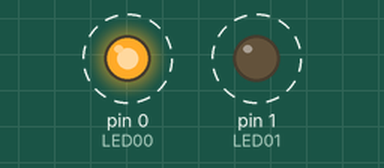
Simulated run of this sketch. Board: Arduino Uno, built with avr-gcc and run on an emulated ATmega328P. Shown: output pins drawn as LEDs (lit = HIGH). Dashed ring = blinking.

Above: at 0.2 s.
Timing chart, 0 to 3.0 s (numbered marks = the images above):
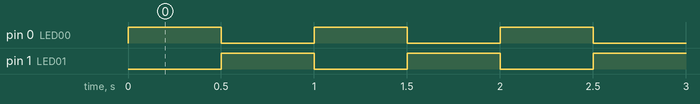

The sketch:

MeAuriga2LEDs.ino
```cpp
int LED00 = 0; //Blue LED
int LED01  = 1; // Red LED

void setup()
{
  pinMode( LED00, OUTPUT);
  pinMode( LED01, OUTPUT);
}

void loop()
{
  digitalWrite( LED00, HIGH);
  digitalWrite( LED01, LOW);
  delay (500);
  digitalWrite( LED00, LOW);
  digitalWrite( LED01, HIGH);
  delay (500);
}
```

Measured:
- by itself, pin 0 (LED00), pin 1 (LED01): alternates HIGH for 0.50 s and LOW for 0.50 s
